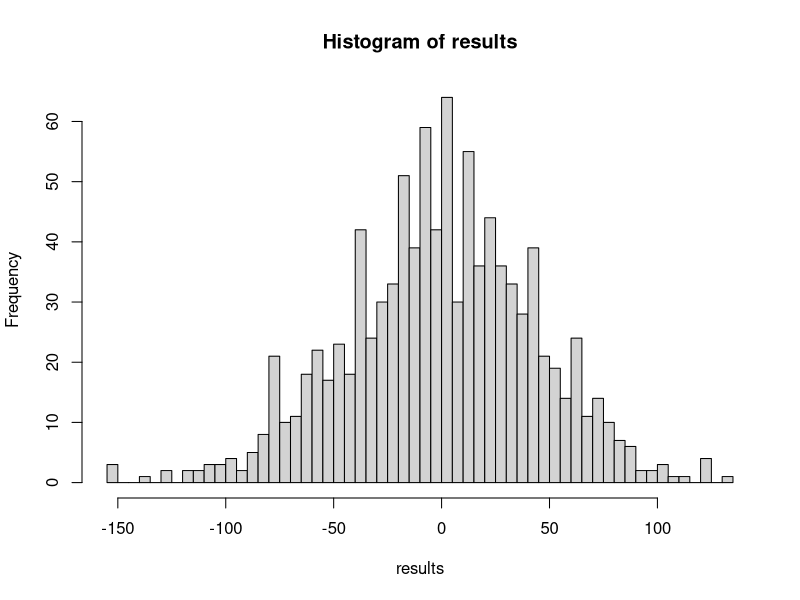

Recreate this plot in R.
manyRandomWalks <- function(n.walks, n.flips, p) {
  x.mat <- matrix(NA, n.flips, n.walks)
  for (i in 1:n.walks) {
    x.start <- 0
    x <- x.start
    x.vec <- c(x.start)
    for (j in 1:(n.flips - 1)) {
      x <- x.vec[length(x.vec)]
      
      r <- runif(1, 0, 1)
      x <- x + (r < p) * 1.0 + (r > (1 - p)) * -1.0
      x.vec <- append(x.vec, x)
    }
    # print(x.vec)
    x.mat[, i] <- x.vec
  }
  # matplot(x.mat, type="l", lwd=1)
  
  results <- x.mat[n.flips,]
  n.breaks <- range(results)[2] - range(results)[1]

  hist(results, breaks=50)
  
  return(x.mat)
}

manyRandomWalks(1000, 2000, 0.5)


